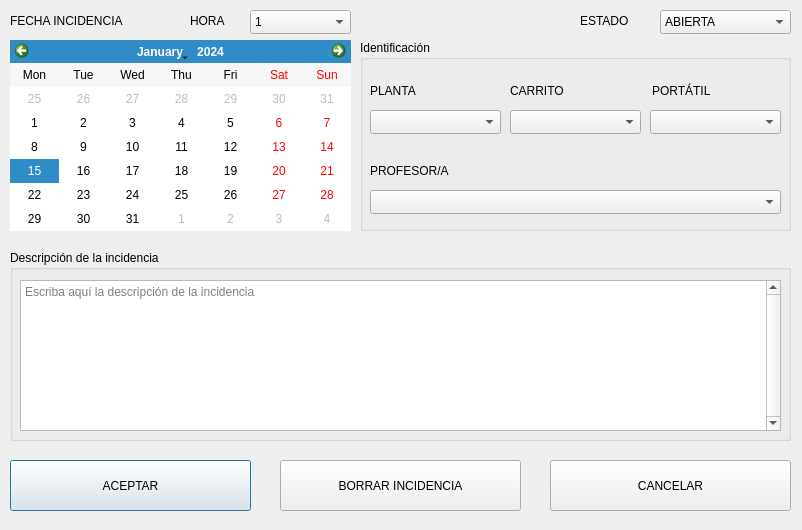
<?xml version="1.0" encoding="UTF-8"?>
<ui version="4.0">
 <class>Dialog_Incidencia</class>
 <widget class="QDialog" name="Dialog_Incidencia">
  <property name="geometry">
   <rect>
    <x>0</x>
    <y>0</y>
    <width>802</width>
    <height>530</height>
   </rect>
  </property>
  <property name="windowTitle">
   <string>Incidencia</string>
  </property>
  <widget class="QCalendarWidget" name="calendarWidget">
   <property name="geometry">
    <rect>
     <x>10</x>
     <y>40</y>
     <width>341</width>
     <height>191</height>
    </rect>
   </property>
   <property name="verticalHeaderFormat">
    <enum>QCalendarWidget::NoVerticalHeader</enum>
   </property>
  </widget>
  <widget class="QLabel" name="label_4">
   <property name="geometry">
    <rect>
     <x>10</x>
     <y>10</y>
     <width>181</width>
     <height>21</height>
    </rect>
   </property>
   <property name="text">
    <string>FECHA INCIDENCIA</string>
   </property>
  </widget>
  <widget class="QGroupBox" name="groupBox">
   <property name="geometry">
    <rect>
     <x>360</x>
     <y>40</y>
     <width>431</width>
     <height>191</height>
    </rect>
   </property>
   <property name="title">
    <string>Identificación</string>
   </property>
   <widget class="QComboBox" name="comboBox_portatil">
    <property name="geometry">
     <rect>
      <x>290</x>
      <y>70</y>
      <width>131</width>
      <height>24</height>
     </rect>
    </property>
   </widget>
   <widget class="QComboBox" name="comboBox_carrito">
    <property name="geometry">
     <rect>
      <x>150</x>
      <y>70</y>
      <width>131</width>
      <height>24</height>
     </rect>
    </property>
   </widget>
   <widget class="QLabel" name="label_2">
    <property name="geometry">
     <rect>
      <x>292</x>
      <y>40</y>
      <width>91</width>
      <height>21</height>
     </rect>
    </property>
    <property name="text">
     <string>PORTÁTIL</string>
    </property>
   </widget>
   <widget class="QLabel" name="label">
    <property name="geometry">
     <rect>
      <x>150</x>
      <y>40</y>
      <width>91</width>
      <height>21</height>
     </rect>
    </property>
    <property name="text">
     <string>CARRITO</string>
    </property>
   </widget>
   <widget class="QComboBox" name="comboBox_profesor">
    <property name="geometry">
     <rect>
      <x>10</x>
      <y>150</y>
      <width>411</width>
      <height>24</height>
     </rect>
    </property>
    <property name="modelColumn">
     <number>0</number>
    </property>
   </widget>
   <widget class="QLabel" name="label_3">
    <property name="geometry">
     <rect>
      <x>10</x>
      <y>120</y>
      <width>131</width>
      <height>21</height>
     </rect>
    </property>
    <property name="text">
     <string>PROFESOR/A</string>
    </property>
   </widget>
   <widget class="QLabel" name="label_7">
    <property name="geometry">
     <rect>
      <x>10</x>
      <y>40</y>
      <width>91</width>
      <height>21</height>
     </rect>
    </property>
    <property name="text">
     <string>PLANTA</string>
    </property>
   </widget>
   <widget class="QComboBox" name="comboBox_planta">
    <property name="geometry">
     <rect>
      <x>10</x>
      <y>70</y>
      <width>131</width>
      <height>24</height>
     </rect>
    </property>
   </widget>
  </widget>
  <widget class="QGroupBox" name="groupBox_2">
   <property name="geometry">
    <rect>
     <x>10</x>
     <y>250</y>
     <width>781</width>
     <height>191</height>
    </rect>
   </property>
   <property name="title">
    <string>Descripción de la incidencia   </string>
   </property>
   <property name="flat">
    <bool>false</bool>
   </property>
   <property name="checkable">
    <bool>false</bool>
   </property>
   <widget class="QTextEdit" name="textEdit_descripcion">
    <property name="geometry">
     <rect>
      <x>10</x>
      <y>30</y>
      <width>761</width>
      <height>151</height>
     </rect>
    </property>
    <property name="verticalScrollBarPolicy">
     <enum>Qt::ScrollBarAlwaysOn</enum>
    </property>
    <property name="placeholderText">
     <string>Escriba aquí la descripción de la incidencia</string>
    </property>
   </widget>
  </widget>
  <widget class="QLabel" name="label_5">
   <property name="geometry">
    <rect>
     <x>190</x>
     <y>10</y>
     <width>51</width>
     <height>21</height>
    </rect>
   </property>
   <property name="text">
    <string>HORA</string>
   </property>
  </widget>
  <widget class="QComboBox" name="comboBox_horario">
   <property name="geometry">
    <rect>
     <x>250</x>
     <y>10</y>
     <width>101</width>
     <height>24</height>
    </rect>
   </property>
   <property name="toolTip">
    <string extracomment="Franja horaria"/>
   </property>
   <property name="layoutDirection">
    <enum>Qt::LeftToRight</enum>
   </property>
   <property name="maxVisibleItems">
    <number>7</number>
   </property>
   <property name="frame">
    <bool>true</bool>
   </property>
   <item>
    <property name="text">
     <string>1</string>
    </property>
   </item>
   <item>
    <property name="text">
     <string>2</string>
    </property>
   </item>
   <item>
    <property name="text">
     <string>3</string>
    </property>
   </item>
   <item>
    <property name="text">
     <string>RECREO</string>
    </property>
   </item>
   <item>
    <property name="text">
     <string>4</string>
    </property>
   </item>
   <item>
    <property name="text">
     <string>5</string>
    </property>
   </item>
   <item>
    <property name="text">
     <string>6</string>
    </property>
   </item>
  </widget>
  <widget class="QPushButton" name="pushButton_aceptar">
   <property name="geometry">
    <rect>
     <x>10</x>
     <y>460</y>
     <width>241</width>
     <height>51</height>
    </rect>
   </property>
   <property name="text">
    <string>ACEPTAR</string>
   </property>
   <property name="default">
    <bool>true</bool>
   </property>
  </widget>
  <widget class="QPushButton" name="pushButton_cancelar">
   <property name="geometry">
    <rect>
     <x>550</x>
     <y>460</y>
     <width>241</width>
     <height>51</height>
    </rect>
   </property>
   <property name="text">
    <string>CANCELAR</string>
   </property>
  </widget>
  <widget class="QPushButton" name="pushButton_borrar">
   <property name="geometry">
    <rect>
     <x>280</x>
     <y>460</y>
     <width>241</width>
     <height>51</height>
    </rect>
   </property>
   <property name="text">
    <string>BORRAR INCIDENCIA</string>
   </property>
  </widget>
  <widget class="QLabel" name="label_6">
   <property name="geometry">
    <rect>
     <x>580</x>
     <y>10</y>
     <width>71</width>
     <height>21</height>
    </rect>
   </property>
   <property name="text">
    <string>ESTADO</string>
   </property>
  </widget>
  <widget class="QComboBox" name="comboBox_estado">
   <property name="geometry">
    <rect>
     <x>660</x>
     <y>10</y>
     <width>131</width>
     <height>24</height>
    </rect>
   </property>
   <item>
    <property name="text">
     <string extracomment="La incidencia está pendiente de ser resuelta">ABIERTA</string>
    </property>
   </item>
   <item>
    <property name="text">
     <string extracomment="La incidencia se ha resuelto">CERRADA</string>
    </property>
   </item>
  </widget>
 </widget>
 <resources/>
 <connections/>
</ui>
